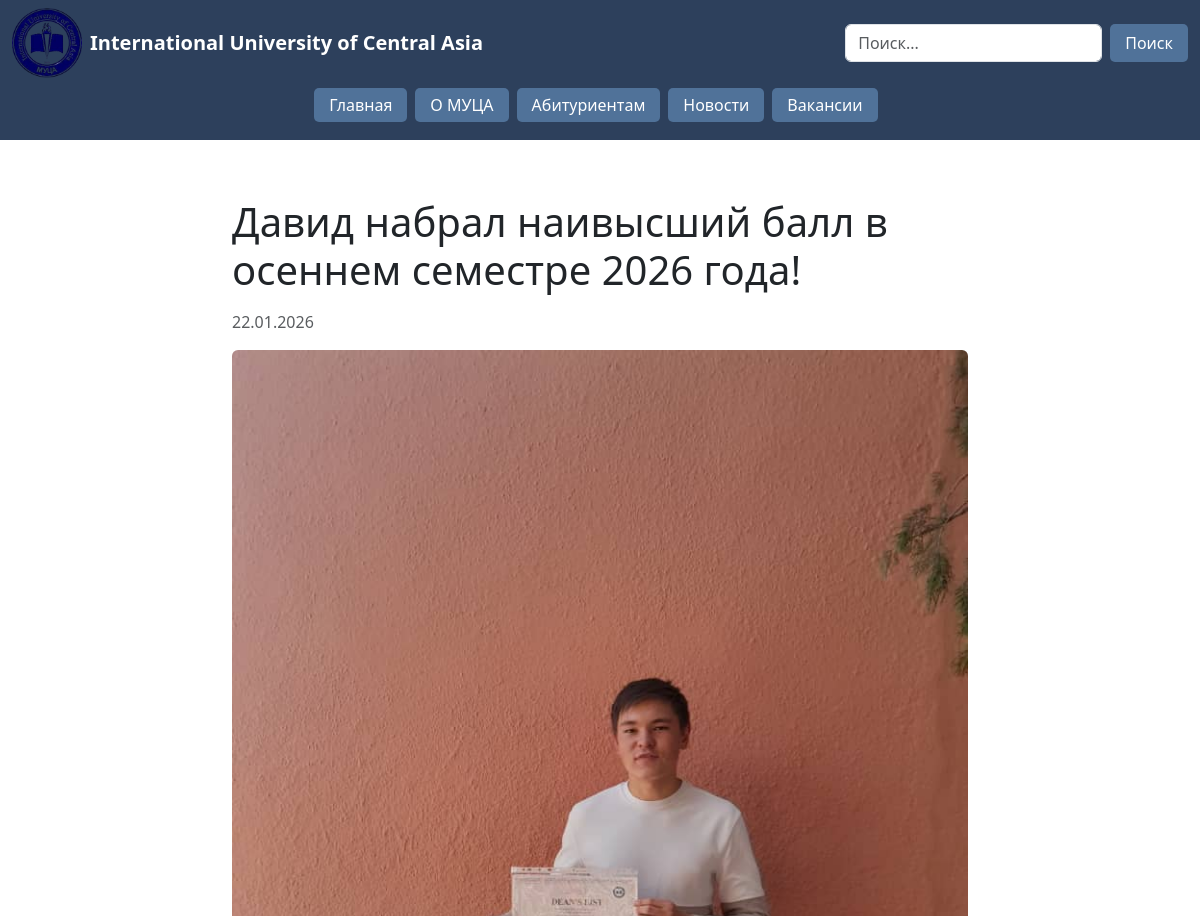
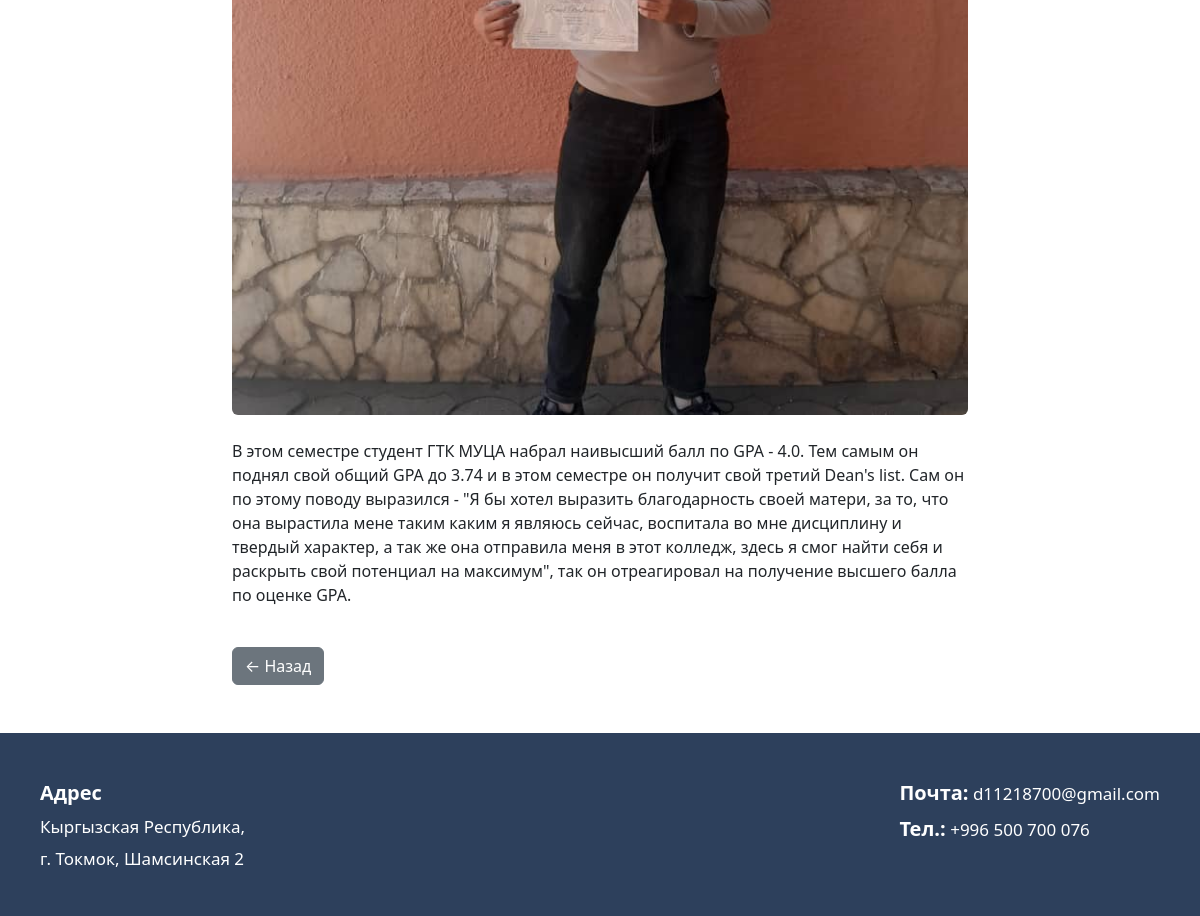
The page /news/3/?anchor=news-3 on the database as committed earlier (2 pictures, top to bottom).
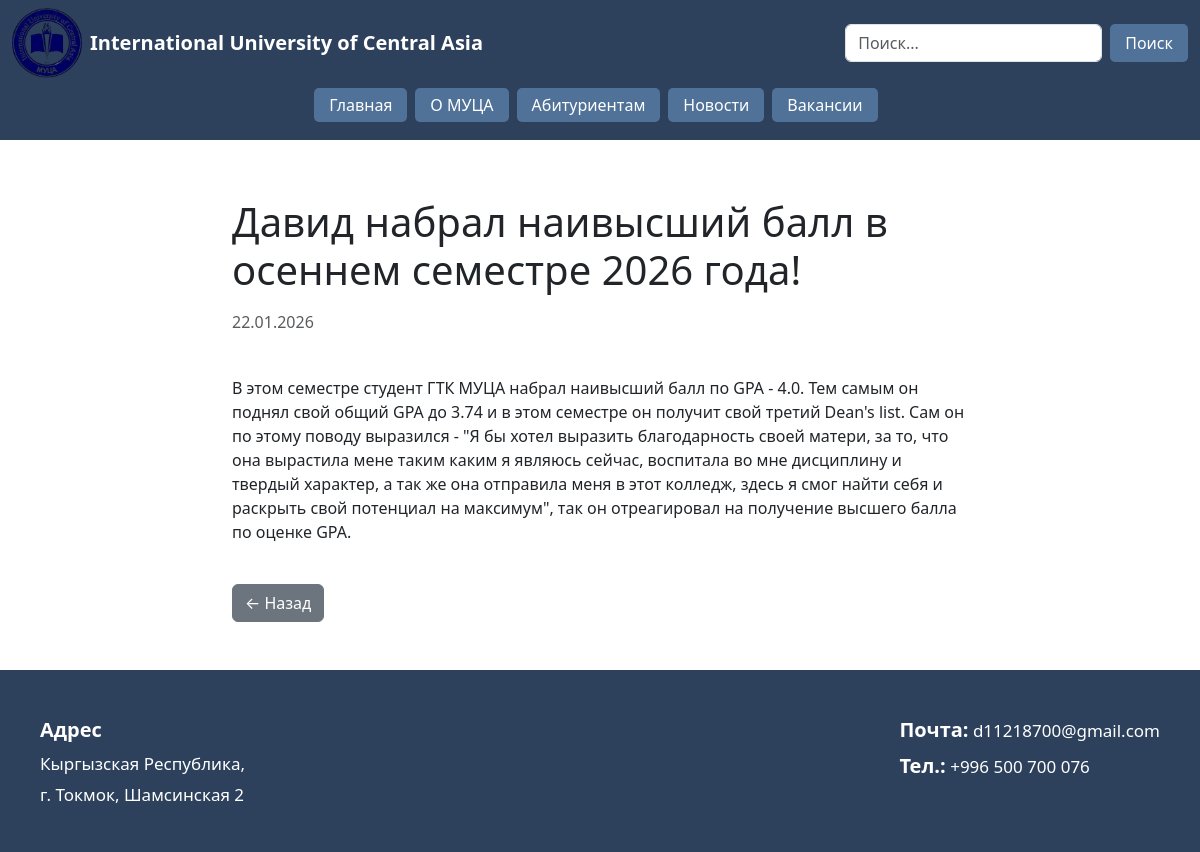
The same page on the database as committed later.
### news/models.py (models this page shows, shortened)
class News(models.Model):
    title = models.CharField("Заголовок", max_length=200)
    text = models.TextField("Текст новости")
    image = models.ImageField("Картинка", upload_to='news/', blank=True, null=True)
    is_active = models.BooleanField("Актуально", default=True)
    created_at = models.DateTimeField("Дата публикации", auto_now_add=True)
    class Meta:
        ordering = ['-created_at']  # новые сверху

### news/views.py (the view)
# urls.py: path('<int:pk>/', news_detail, name='news_detail'),
def news_detail(request, pk):
    news = get_object_or_404(News, pk=pk)
    referer = request.META.get('HTTP_REFERER', '/news/')  # если нет реферера, идем на /news/
    anchor = request.GET.get('anchor')
    if anchor:
        back_url = f"{referer}#{anchor}"
    else:
        back_url = referer
    return render(request, 'news/news_detail.html', {
        'news': news,
        'back_url': back_url
    })

### news/templates/news/news_detail.html (shortened to what this page needs)
{% extends 'main/layout.html' %}
{% load static %}
{% block content %}
<div class="container my-5">
    <div class="row justify-content-center">
        <div class="col-lg-8">
            <h1 class="mb-3">{{ news.title }}</h1>
            <p class="text-muted">{{ news.created_at|date:"d.m.Y" }}</p>
            {% if news.image %}
                <img src="{{ news.image.url }}" class="img-fluid rounded mb-4" alt="">
            {% endif %}
            <div class="news-text">
                {{ news.text|linebreaks }}
            </div>
            <a href="{{ back_url }}" class="btn btn-secondary mt-4">
                ← Назад
            </a>
        </div>
    </div>
</div>
{% endblock %}

Rows that differ between the two databases and show on the page:
changed News: image: picture removed
